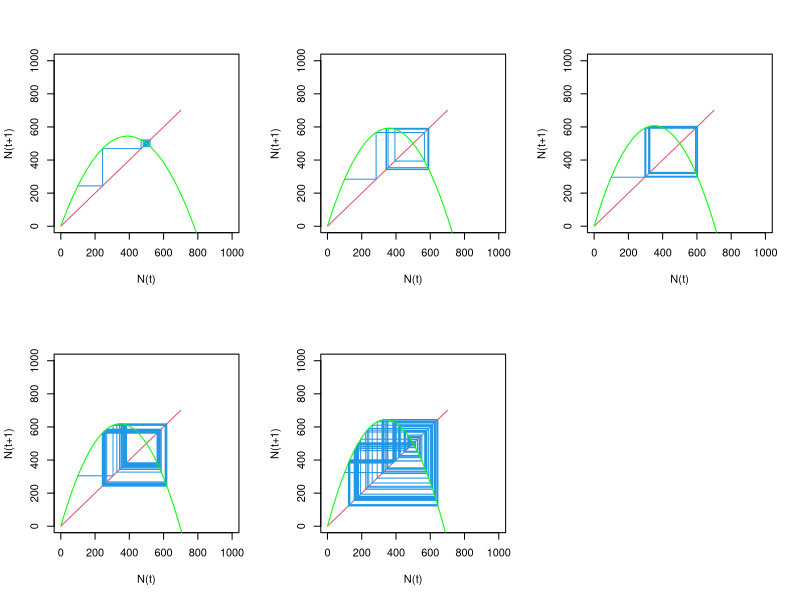

Source code (R):
K=500
r=matrix(c(1.8,2.3,2.45,2.56,2.8),1,5)
population=matrix(100,1,5)
population=rbind(population,matrix(0,99,5))
for(t in c(1:(100-1))){
	population[t+1,]=population[t,]+r*population[t,]*(1-(population[t,]/K))
}
population

standard=matrix(seq(1,800,by=0.1),7991,1)
iterator=function(x){
	x+r*x*(1-(x/K))
}
standard=cbind(standard,t(apply(standard,1,iterator)))
standard
par(mfrow=c(2,3))
for(j in c(1:5)){
	N=matrix(0,198,2)
	for(i in c(1:99)){
		N[2*i-1,1]=population[i,j]
		N[2*i-1,2]=population[i+1,j]
		N[2*i,1]=population[i+1,j]
		N[2*i,2]=population[i+1,j]
	}
	plot(c(1:700),c(1:700),xlim=c(1,1000),ylim=c(1,1000),type = "l", xlab = "N(t)", ylab = "N(t+1)",col=2)
	lines(N[,1],N[,2], col=4)
	lines(standard[,1],standard[,j+1],col="green")
} 